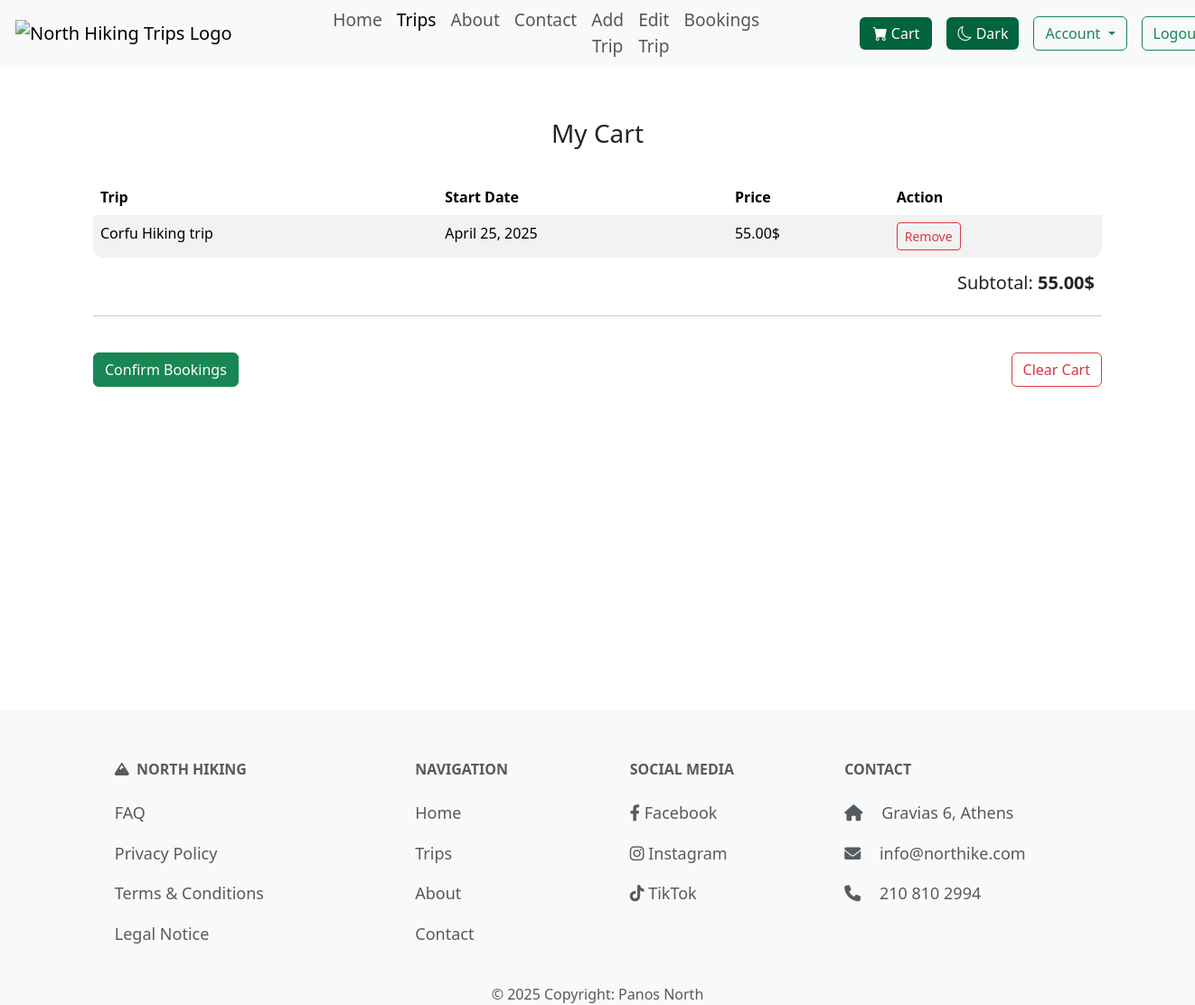
Page /trips/my-cart/ (signed in) on the earlier database version.
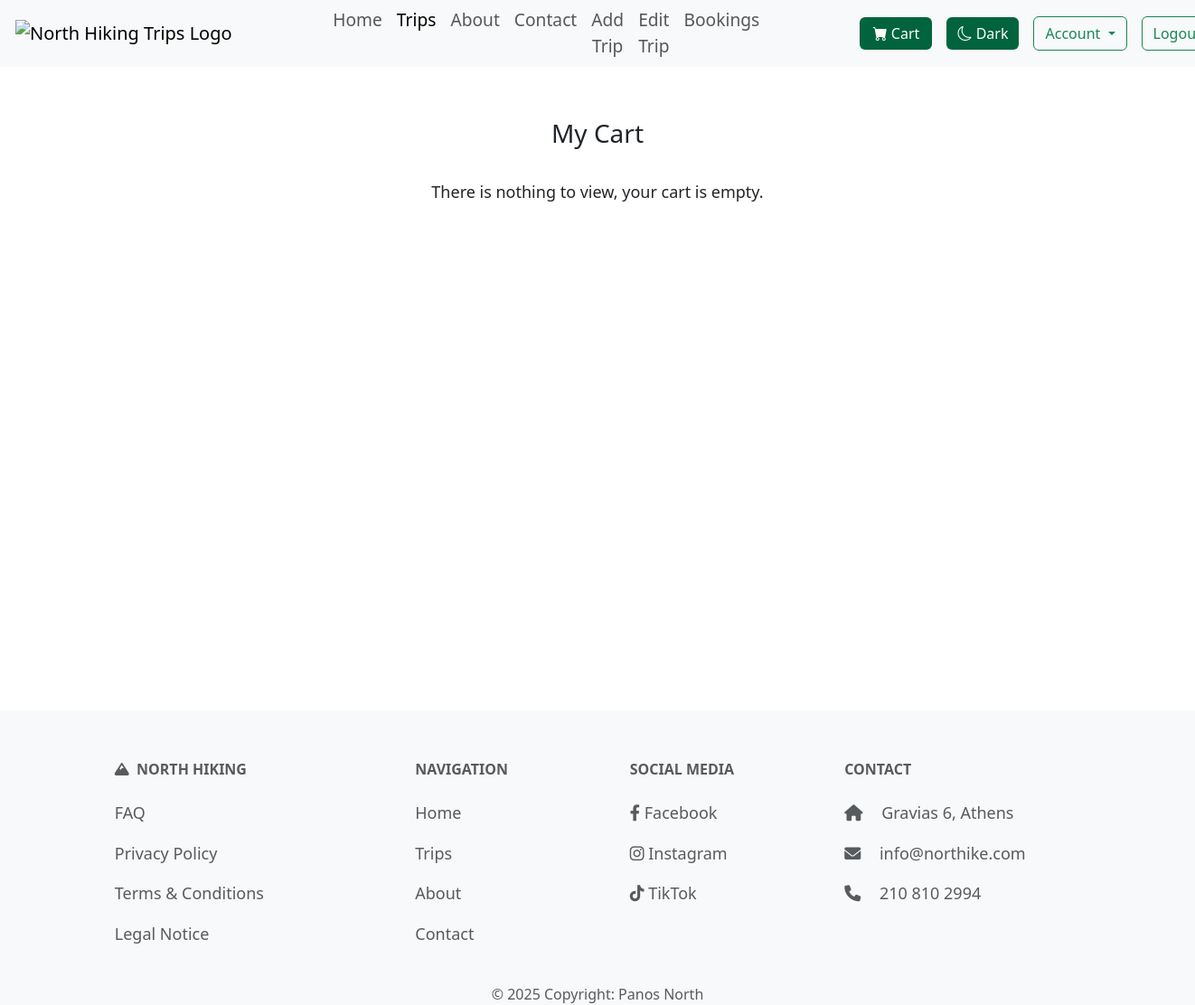
Same page on the later database version.
### trips/models.py (models this page shows, shortened)
class CartItem(models.Model):
    user = models.ForeignKey(User, on_delete=models.CASCADE, related_name='cart_items')
    trip = models.ForeignKey(Trip, on_delete=models.CASCADE, related_name='carted_by')
    added_at = models.DateTimeField(auto_now_add=True)
    class Meta:
        unique_together = ('user', 'trip')

class Trip(models.Model):
    DIFFICULTY_LEVELS = [
        ('Easy', 'Easy'),
        ('Moderate', 'Moderate'),
        ('Hard', 'Hard'),
        ('Extreme', 'Extreme')
    ]
    TERRAIN_TYPES = [
        ('Forest', 'Forest'),
        ('Mountain', 'Mountain'),
        ('Beach', 'Beach'),
        ('Urban', 'Urban'),
    ]
    title = models.CharField(max_length=60, unique=True)
    location = models.CharField(max_length=40)
    difficulty = models.CharField(max_length=10, choices=DIFFICULTY_LEVELS)
    distance = models.DecimalField(max_digits=5, decimal_places=1, validators=[MinValueValidator(0), MaxValueValidator(1000000)])
    terrain = models.CharField(max_length=20, choices=TERRAIN_TYPES)
    price = models.DecimalField(max_digits=8, decimal_places=2, validators=[MinValueValidator(0)])
    start_date = models.DateField(validators=[validate_future_date])
    end_date = models.DateField(validators=[validate_future_date])
    altitude_difference = models.PositiveIntegerField(validators=[MinValueValidator(1)])
    hiking_duration = models.PositiveIntegerField(validators=[MinValueValidator(1)])
    max_participants = models.PositiveIntegerField(validators=[MinValueValidator(1), MaxValueValidator(99)])
    description = models.TextField(max_length=500)
    image = models.ImageField(default='default.png', blank=True, null=True)
    guide = models.ForeignKey('Guide', on_delete=models.SET_NULL, null=True, blank=True, related_name='trip_guides'
    )
    slug = models.SlugField(unique=True, null=True, blank=True, editable=False)

### trips/views.py (the view)
# urls.py: path('my-cart/', views.cart_view, name='cart'),
@login_required
def cart_view(request):
    cart_items = CartItem.objects.filter(user=request.user)
    subtotal = sum(item.trip.price for item in cart_items)  # Calculate subtotal
    return render(request, 'trips/cart.html', {
        'cart_items': cart_items,
        'subtotal': subtotal
    })

### trips/context_processors.py (called while the page is built)
def cart_item_count(request):
    if request.user.is_authenticated:
        count = CartItem.objects.filter(user=request.user).count()
        return {'cart_item_count': count}
    return {'cart_item_count': 0}

### trips/templates/trips/cart.html (shortened to what this page needs)
{% extends "layout.html" %}
{% block content %}
<div class="margin30 short-layout-body">
<section class="container short-layout-wrapper my-4">
    <h2 class="normal_title">My Cart</h2>
    {% if cart_items %}
        <table class="table table-hover table-striped table-borderless roundtable">
            <thead>
                <tr>
                    <th>Trip</th>
                    <th>Start Date</th>
                    <th>Price</th>
                    <th>Action</th>
                </tr>
            </thead>
            <tbody>
                {% for item in cart_items %}
                    <tr>
                        <td>{{ item.trip.title }}</td>
                        <td>{{ item.trip.start_date }}</td>
                        <td>{{ item.trip.price }}$</td>
                        <td>
                            <form action="{% url 'trips:remove-from-cart' item.id %}" method="post">
                                <button class="btn btn-sm btn-outline-danger">Remove</button>
                            </form>
                        </td>
                    </tr>
                {% endfor %}
            </tbody>
        </table>
        <h5 class="text-end me-2">Subtotal: <strong>{{ subtotal }}$</strong></h5>
        <hr>
        <div class="d-flex justify-content-between align-items-center my-4">
            <a href="{% url 'trips:confirm-bookings' %}" class="btn btn-success">
                Confirm Bookings
            </a>
            <form action="{% url 'trips:clear-cart' %}" method="post" class="mb-0">
                <button type="submit" class="btn btn-outline-danger" onclick="return confirm('Are you sure you want to remove all items from your cart?');">
                    Clear Cart
                </button>
            </form>
        </div>
    {% else %}
    <div class="d-flex justify-content-center">
        <p>There is nothing to view, your cart is empty.</p>
    </div>
    {% endif %}
</section>
</div>
{% endblock %}

Differences in the rows shown:
removed CartItem: trip "Corfu Hiking trip", trip.start_date "April 25, 2025", trip.price "55.00"
Other differences:
{{ subtotal }}: "55.00" → (not shown)
text no longer shown: "Trip Start Date Price Action Subtotal: $ Confirm Bookings Clear Cart"
text now shown: "There is nothing to view, your cart is empty."
